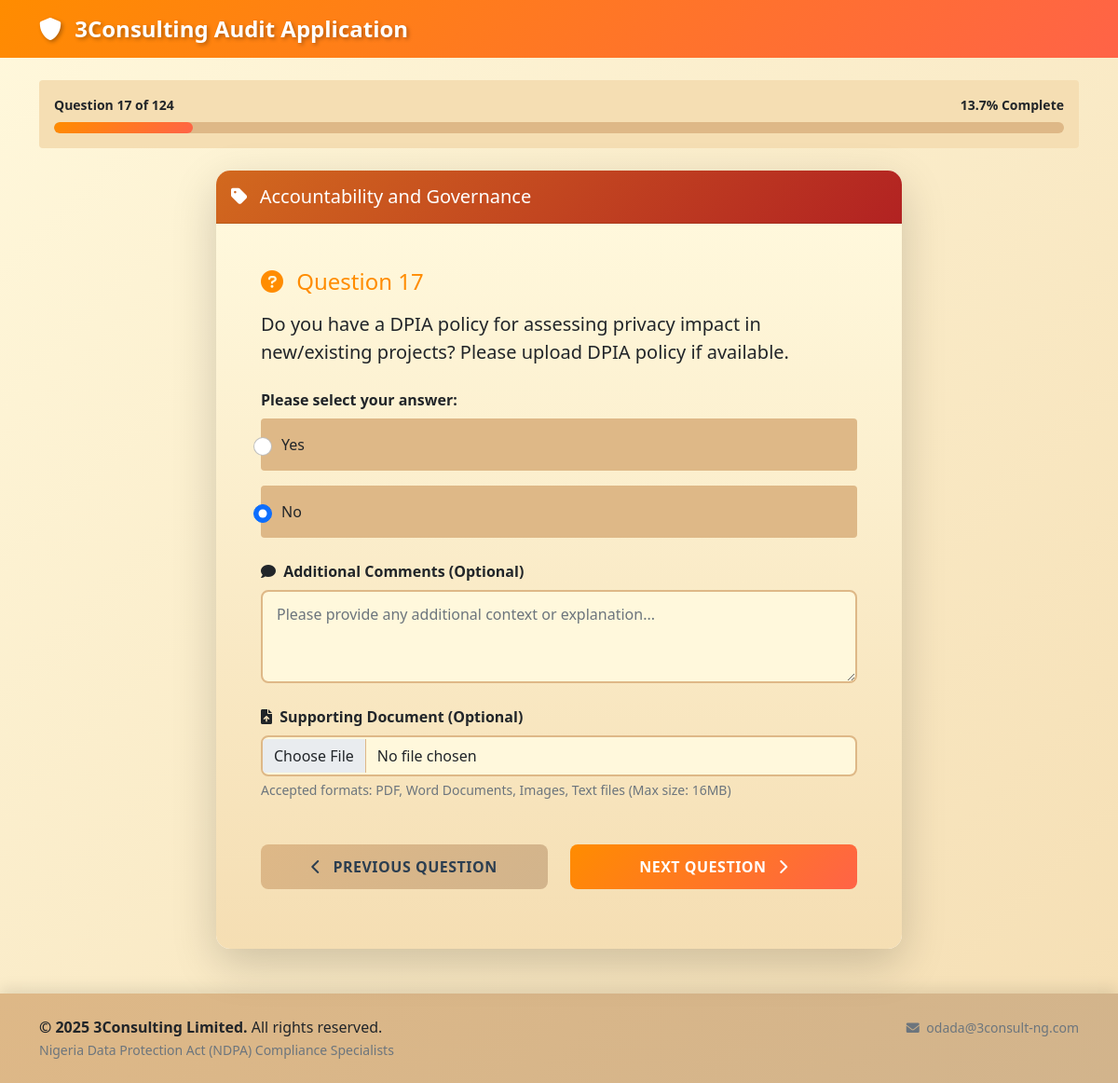
The page /question/17 (signed in) on the database its author committed.
### models.py (models this page shows)
class Question(db.Model):
    id = db.Column(db.Integer, primary_key=True)
    category = db.Column(db.String(100), nullable=False)
    question_text = db.Column(db.Text, nullable=False)
    question_type = db.Column(db.String(50), nullable=False)  # 'multiple_choice', 'file_upload'
    options = db.Column(db.Text)  # JSON string for multiple choice options
    requires_file = db.Column(db.Boolean, default=False)
    order_num = db.Column(db.Integer, nullable=False)
    responses = db.relationship('Response', backref='question', lazy=True)

class Response(db.Model):
    id = db.Column(db.Integer, primary_key=True)
    user_id = db.Column(db.Integer, db.ForeignKey('user.id'), nullable=False)
    question_id = db.Column(db.Integer, db.ForeignKey('question.id'), nullable=False)
    answer = db.Column(db.Text)
    comment = db.Column(db.Text)
    file_path = db.Column(db.String(500))
    created_at = db.Column(db.DateTime, default=datetime.utcnow)

### routes.py (the view)
@app.route('/question/<int:question_id>')
def question(question_id):
    if 'user_id' not in session:
        return redirect(url_for('login'))
    question = Question.query.get_or_404(question_id)
    user_id = session['user_id']
    existing_response = Response.query.filter_by(user_id=user_id, question_id=question_id).first()
    total_questions = Question.query.count()
    current_position = Question.query.filter(Question.order_num <= question.order_num).count()
    next_question = Question.query.filter(Question.order_num > question.order_num).order_by(Question.order_num).first()
    prev_question = Question.query.filter(Question.order_num < question.order_num).order_by(Question.order_num.desc()).first()
    return render_template('question.html',
                         question=question,
                         existing_response=existing_response,
                         total_questions=total_questions,
                         current_position=current_position,
                         next_question=next_question,
                         prev_question=prev_question)

### routes.py (called while the page is built)
@app.template_filter('from_json')
def from_json_filter(value):
    try:
        return json.loads(value) if value else []
    except:
        return []

@app.context_processor
def utility_processor():
    return dict(enumerate=enumerate)

### templates/question.html (shortened to what this page needs)
{% extends "base.html" %}
{% block content %}
<div class="row mb-4">
    <div class="col-12">
        <div class="card border-0" style="background-color: #F5DEB3;">
            <div class="card-body py-3">
                <div class="d-flex justify-content-between align-items-center mb-2">
                    <small class="text-dark fw-bold">Question {{ current_position }} of {{ total_questions }}</small>
                    <small class="text-dark fw-bold">{{ ((current_position / total_questions) * 100) | round(1) }}% Complete</small>
                </div>
                <div class="progress" style="height: 12px;">
                    <div class="progress-bar" role="progressbar"
                         style="width: {{ (current_position / total_questions) * 100 }}%; background: linear-gradient(135deg, #FF8C00, #FF6347);"></div>
                </div>
            </div>
        </div>
    </div>
</div>
<div class="row justify-content-center">
    <div class="col-lg-8">
        <div class="card shadow-lg border-0 audit-card">
            <div class="card-header text-white py-3" style="background: linear-gradient(135deg, #D2691E, #B22222);">
                <h5 class="mb-0">
                    <i class="fas fa-tag me-2"></i>
                    {{ question.category }}
                </h5>
            </div>
            <div class="card-body p-5" style="background: linear-gradient(to bottom, #FFF8DC, #F5DEB3);">
                <form method="POST" action="{{ url_for('submit_answer') }}" enctype="multipart/form-data">
                    <div class="mb-4">
                        <h4 class="mb-3" style="color: #FF8C00;">
                            <i class="fas fa-question-circle me-2"></i>
                            Question {{ current_position }}
                        </h4>
                        <p class="lead text-dark">{{ question.question_text }}</p>
                    </div>
                    {% if question.question_type == 'multiple_choice' %}
                        <div class="mb-4">
                            <label class="form-label fw-bold text-dark">Please select your answer:</label>
                            {% set options = question.options | from_json %}
                            {% for option in options %}
                                <div class="form-check mb-3 p-3 rounded" style="background-color: #DEB887;">
                                    <input class="form-check-input audit-radio" type="radio" name="answer"
                                           id="option_{{ loop.index }}" value="{{ option }}"
                                           {% if existing_response and existing_response.answer == option %}checked{% endif %} required>
                                    <label class="form-check-label text-dark fw-medium" for="option_{{ loop.index }}">
                                        {{ option }}
                                    </label>
                                </div>
                            {% endfor %}
                        </div>
                    {% endif %}
                    <div class="mb-4">
                        <label for="comment" class="form-label fw-bold text-dark">
                            <i class="fas fa-comment me-1"></i>
                            Additional Comments (Optional)
                        </label>
                        <textarea class="form-control audit-textarea" id="comment" name="comment" rows="3"
                                  placeholder="Please provide any additional context or explanation...">{% if existing_response %}{{ existing_response.comment }}{% endif %}</textarea>
                    </div>
                    {% if 'upload' in question.question_text.lower() %}
                        <div class="mb-4">
                            <label for="file" class="form-label fw-bold text-dark">
                                <i class="fas fa-file-upload me-1"></i>
                                Supporting Document (Optional)
                            </label>
                            <input type="file" class="form-control audit-file-input" id="file" name="file"
                                   accept=".pdf,.doc,.docx,.jpg,.jpeg,.png,.txt">
                            <div class="form-text text-muted">
                                Accepted formats: PDF, Word Documents, Images, Text files (Max size: 16MB)
                            </div>
                        </div>
                    {% endif %}
                    <div class="row mt-5">
                        <div class="col-md-6 mb-3">
                            {% if prev_question %}
                                <a href="{{ url_for('question', question_id=prev_question.id) }}"
                                   class="btn w-100 audit-btn-secondary">
                                    <i class="fas fa-chevron-left me-2"></i>
                                    Previous Question
                                </a>
                            {% else %}
                                <div class="text-muted text-center p-3">
                                    <i class="fas fa-info-circle me-1"></i>
                                    This is the first question
                                </div>
                            {% endif %}
                        </div>
                        <div class="col-md-6">
                            <button type="submit" class="btn w-100 audit-btn-primary">
                                {% if next_question %}
                                    Next Question
                                    <i class="fas fa-chevron-right ms-2"></i>
                                {% else %}
                                    Complete Audit
                                    <i class="fas fa-check ms-2"></i>
                                {% endif %}
                            </button>
                        </div>
                    </div>
                </form>
            </div>
        </div>
    </div>
</div>
{% endblock %}

### static/css/style.css (style rules this page uses)
:root { --primary-orange: #FF8C00; --light-orange: #FFD700; --beige: #F5DEB3; --dark-beige: #DEB887; --darker-beige: #D2B48C; --cream: #FFF8DC; --dark-orange: #FF6347; --gradient-primary: linear-gradient(135deg, #FF8C00, #FF6347); --gradient-secondary: linear-gradient(135deg, #DEB887, #D2B48C); --gradient-light: linear-gradient(to bottom, #FFF8DC, #F5DEB3); }
body { font-family: 'Segoe UI', Tahoma, Geneva, Verdana, sans-serif; background: linear-gradient(to bottom right, #FFF8DC, #F5DEB3); min-height: 100vh; }
.audit-card { border-radius: 15px; overflow: hidden; box-shadow: 0 10px 30px rgba(255, 140, 0, 0.2); transition: transform 0.3s ease, box-shadow 0.3s ease; }
.audit-btn-primary { background: var(--gradient-primary); border: none; color: white; font-weight: 600; padding: 12px 24px; border-radius: 8px; transition: all 0.3s ease; text-transform: uppercase; letter-spacing: 0.5px; }
.audit-btn-secondary { background: var(--gradient-secondary); border: none; color: #2C3E50; font-weight: 600; padding: 12px 24px; border-radius: 8px; transition: all 0.3s ease; text-transform: uppercase; letter-spacing: 0.5px; }
.audit-textarea { border: 2px solid #DEB887; border-radius: 8px; padding: 12px 15px; font-size: 16px; background-color: #FFF8DC; resize: vertical; min-height: 100px; transition: all 0.3s ease; }
.audit-file-input { border: 2px solid #DEB887; border-radius: 8px; padding: 8px 12px; background-color: #FFF8DC; transition: all 0.3s ease; }
.audit-radio { width: 20px; height: 20px; margin-right: 10px; accent-color: #FF8C00; }
.progress { background-color: #DEB887; border-radius: 10px; overflow: hidden; }
.progress-bar { border-radius: 10px; transition: width 0.6s ease; }

### rows shown on the page
Question: category "Accountability and Governance", question_text "Do you have a DPIA policy for assessing privacy impact in new/existing projects? Please upload DPIA policy if available."
Response: answer "☐ Yes" "☑ No"

### other values the page prints
{{ current_position }} "17"
{{ total_questions }} "124"
{{ ((current_position / total_questions) * 100) | round(1) }} "13.7"
{{ option }} "Yes" "No"
